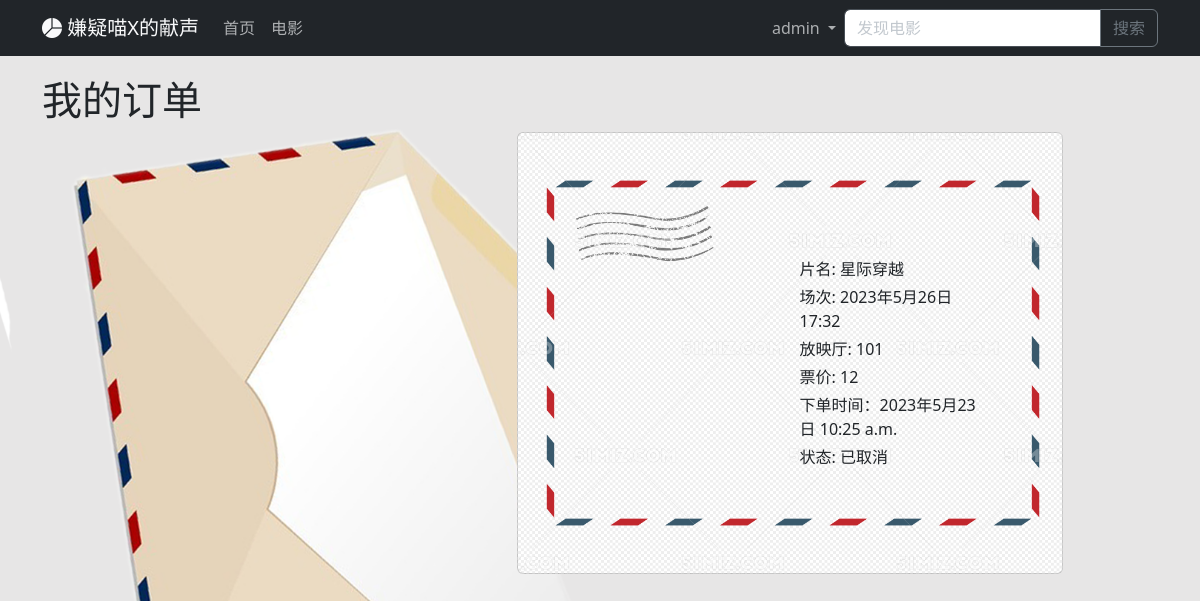
/m/ticket/19/ (signed in), run on the app's committed database.
### productApp/models.py (models this page shows, shortened)
class movie_base(models.Model):
    name = models.CharField(max_length=100, verbose_name="名称")
    inform = models.TextField(verbose_name="简介")
    rate = models.FloatField(verbose_name="评分", blank=True, null=True, default=5.0)
    label = models.ManyToManyField(kind_base, verbose_name="标签", null=True, default=None)
    time_publish = models.DateField(max_length=20, default=timezone.now, verbose_name="上映时间")
    views = models.IntegerField(verbose_name="访问量", blank=True, null=True, default=0)
    photo = models.ImageField(upload_to='movie/', blank=True)
    showing = models.BooleanField(default=False, verbose_name="正在上映")
    class Meta:
        verbose_name = '电影'
        verbose_name_plural = '电影'

class session_base(models.Model):
    movie=models.ForeignKey(movie_base, verbose_name="电影", related_name="session", on_delete=models.PROTECT)
    time=models.DateTimeField(max_length=20, default=timezone.now, verbose_name="时间")
    location=models.ForeignKey(hall_base, verbose_name="厅", on_delete=models.PROTECT, default="")
    ordered_seats=models.IntegerField(verbose_name="已订座位数", blank=True, null=True, default=0)
    charge=models.IntegerField(verbose_name="票价", blank=True, null=True)
    class Meta:
        verbose_name = '场次'
        verbose_name_plural = '场次'

class hall_base(models.Model):
    name=models.CharField(max_length=100, verbose_name="名称")
    total_seats=models.IntegerField(verbose_name="座位数")
    class Meta:
        verbose_name = '放映厅'
        verbose_name_plural = '放映厅'

class ticket_base(models.Model):
    user=models.ForeignKey(User, verbose_name="用户", related_name="tickets", on_delete=models.CASCADE, default="")
    seat=models.IntegerField(verbose_name="座号", blank=True, null=True)
    session=models.ForeignKey(session_base, verbose_name="场次", null=True, on_delete=models.SET_NULL, default=None)
    time_create=models.DateTimeField(max_length=20, default=timezone.now, verbose_name="下单时间")
    STATUS_CHOICES = [(-1,'已取消'), (0,'未生效'), (1,'待核销'), (2,'已核销')]
    status=models.IntegerField(verbose_name="状态", blank=True, null=True, default=0 ,choices=STATUS_CHOICES)
    class Meta:
        verbose_name = '票'
        verbose_name_plural = '票'

### productApp/views.py (the view)
# urls.py: path('ticket/<str:ticketid>/', views.ticket_view, name='ticket_url'),
def ticket_view(request, ticketid):
    ticket = get_object_or_404(ticket_base, id=ticketid)
    session = ticket.session
    user = ticket.user
    if request.user != user:
        return redirect('/')
    else:
        return render(request, 'ticket.html', {
            'movie':session.movie,
            'session':session,
            'ticket':ticket
        })

### productApp/templates/ticket.html (shortened to what this page needs)
{% extends 'base.html' %}
{% load static %}
{% block content %}
    <div class="container">
        <h1 class="sub-head" id="head">我的订单</h1>
        <div class="row">
            <div class="col-md-5">
            </div>
            <div class="col-md-6 ">
                <div class="card letter" style="aspect-ratio: 4/3">
                    <div class="d-flex align-content-center justify-content-center m-3" style="height: 100%;">
                        <div class="align-self-center m-3"
                            style="background-image: url('{{movie.photo.url}}');
                                    width: 35%; aspect-ratio: 1/1;
                                    background-size: cover;
                                    border-radius: 6px;">
                        </div>
                        <div class="align-self-center m-3"
                            style="width: 200px; height: 200px;
                                background-size: cover;
                                border-radius: 6px;">
                            <p class="m-1">片名: {{session.movie.name}}</p>
                            <p class="m-1">场次: {{session.time.year}}年{{session.time.month}}月{{session.time.day}}日 {{session.time.hour}}:{{session.time.minute}}</p>
                            <p class="m-1">放映厅: {{session.location.name}}</p>
                            <p class="m-1">票价: {{session.charge}}</p>
                            <p class="m-1">下单时间：{{ticket.time_create.year}}年{{ticket.time_create.month}}月{{ticket.time_create.day}}日 {{ticket.time_create.time}}</p>
                            {% if ticket.status == 1 %}
                            <p class="m-1">状态: 已下单</p>
                            <a class="btn btn-danger" href="{% url 'loginApp:del_ticket_url' ticket.id %}">取消订单</a>
                            {% else %}
                            <p class="m-1">状态: 已取消</p>
                            {% endif %}
                        </div>
                    </div>
                </div>
            </div>
        </div>
    </div>
{% endblock %}

### templates/base.html (shortened to what this page needs)
{% load static %}
<!DOCTYPE HTML>
<html lang="zh-cn">
<head>
    <link rel="stylesheet" href="{% static '/bootstrap/dist/css/bootstrap.min.css' %}">
    <link rel="stylesheet" href="{% static '/bootstrap-icons-1.10.5/font/bootstrap-icons.css' %}">
    <link rel="stylesheet" href="{% static 'css/style.css' %}">
</head>
<body>
    <nav class="navbar bg-dark navbar-expand-lg bd-navbar sticky-top" data-bs-theme="dark">
        <div class="container">
            <a class="navbar-brand" href="{% url 'home' %}">
                <span><i class="bi bi-pie-chart-fill"></i> 嫌疑喵X的献声</span>
            </a>
            <div class="collapse navbar-collapse" id="navbarScroll">
                <ul class="navbar-nav me-auto my-2 my-lg-0 navbar-nav-scroll" style="--bs-scroll-height: 100px;">
                    <li class="nav-item subject">
                        <a class="nav-link" id="home" aria-current="page" href="{% url 'home' %}">首页</a>
                    </li>
                    <li class="nav-item subject">
                        <a class="nav-link" id="product" href="{% url 'productApp:product' 'all' %}">电影</a>
                    </li>
                </ul>
                <ul class="nav navbar-nav navbar-right">
                    {% if request.user.is_authenticated %}
                    <li class="nav-item dropdown">
                        <a class="nav-link dropdown-toggle subject" data-bs-toggle="dropdown" href="#" role="button" aria-expanded="false">
                            {{request.user}}
                        </a>
                    </li>
                    {% else %}
                    <a type="button" class="btn btn-success navbar-btn" href="{% url 'loginApp:login_url' %}?next={% firstof request.path '/' %}">登录</a>
                    <a type="button" class="btn btn-dark navbar-btn" href="{% url 'loginApp:signin_url' %}?next={% firstof request.path '/' %}">注册</a>
                    {% endif %}
                </ul>
                <form action="{% url 'productApp:search_url' %}" method="get" class="d-flex" role="search">
                    <div class="input-group">
                        <input class="form-control" type="search" placeholder="发现电影" name="s_movie" aria-label="search" aria-describedby="button-addon2">
                        <button class="btn btn-outline-secondary" type="submit" id="button-addon2">搜索</button>
                    </div>
                </form>
            </div>
        </div>
    </nav>
    <div class="base" id="base0" style="position: relative;">
        <div class="base" id="base1" style="position: absolute;">
        </div>
        <div class="base" style="z-index: 2; position: absolute;">
            {% block content %}{% endblock %}
        </div>
    </div>
</body>
</html>

### static/css/style.css (style rules this page uses)
body { background-color: rgb(231, 230, 230); background-repeat: no-repeat; background-attachment: fixed; background-size: cover; }
.base { width: 100%; min-height: calc(100vh - 56px); background-size:cover; }
.sub-head { margin-top: 20px; }
.letter { background-image: url('../img/letter.png'); background-size: cover; }
.subject { object-fit:cover; transition:transform .5s; }

### data on the page
session_base: movie.name "星际穿越", time.year "2023", time.month "5", time.day "26", time.hour "17", time.minute "32", location.name "101", charge "12"
ticket_base: time_create.year "2023", time_create.month "5", time_create.day "23", time_create.time "10:25 a.m."

### other printed values
{{ request.user }} "admin"
